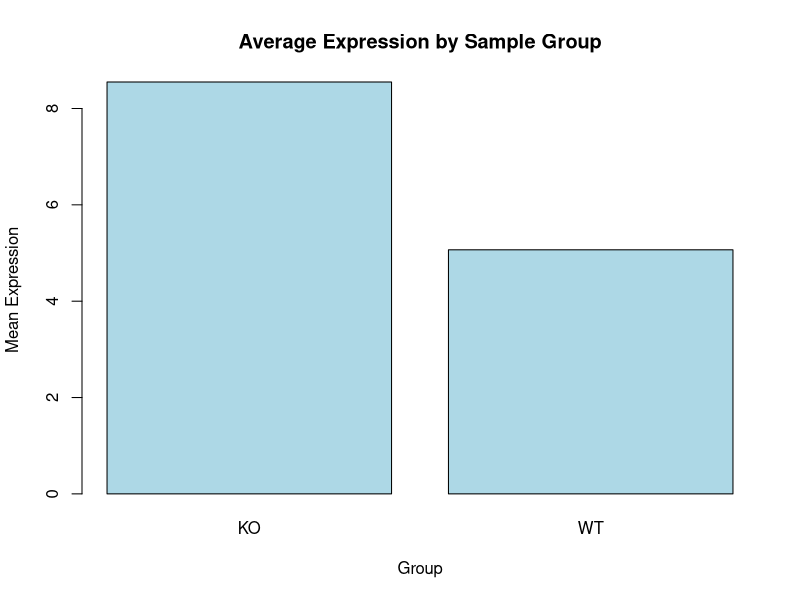
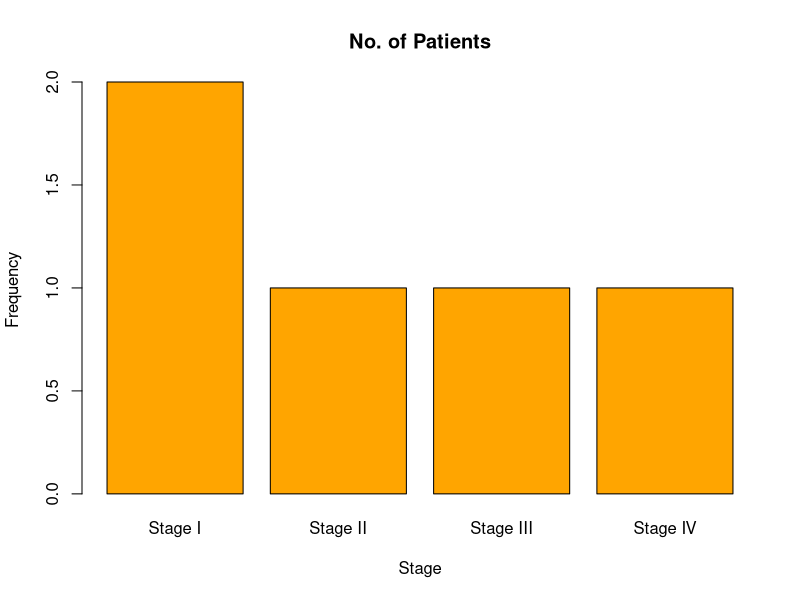
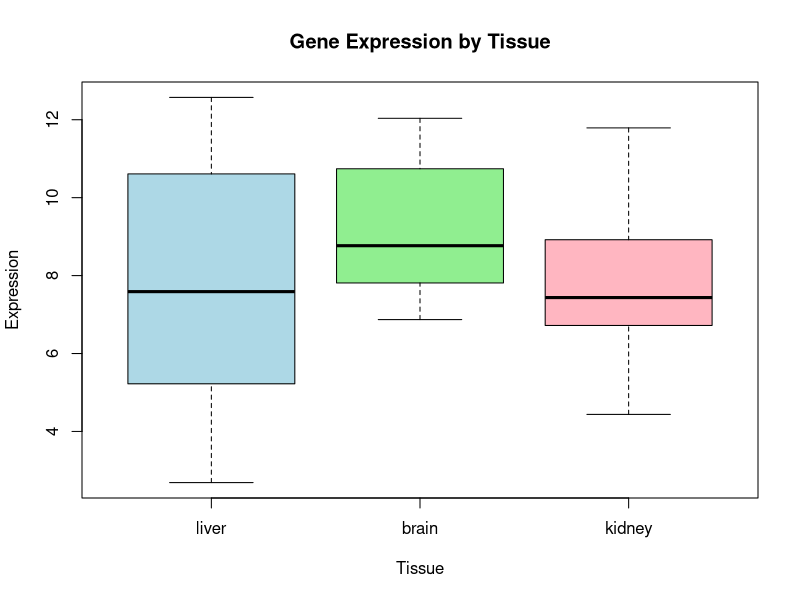

These figures' R source, in order:
## ---- chunk 1
species <- c("Lactobacillus", "Bacteroides", "Escherichia", "Bacteroides", "Lactobacillus")
species_factor <- factor(species, levels = c("Bacteroides", "Escherichia", "Lactobacillus"))

## ---- chunk 2
levels(species_factor)
## ---- chunk 3

disease_severity <- factor(c("Mild", "Severe", "Moderate"), levels = c("Mild", "Moderate", "Severe", "Critical"), ordered = TRUE)

## ---- chunk 4
disease_severity[1] < disease_severity[2]
## ---- chunk 5
prop <- prop.table(table(species_factor))

## ---- chunk 6
prop["Escherichia"]

## ---- chunk 7
prop[2]

## ---- chunk 8
#prop$Escherichia

## ---- chunk 9
# Create a data frame
gene_df <- data.frame(
  gene_id = c("BRCA1", "TP53", "MYC", "EGFR", "GAPDH"),
  expression = c(8.2, 6.1, 9.5, 7.0, 10.0),
  mutation = factor(c("Yes", "No", "Yes", "No", "No")),
  pathway = c("DNA Repair", "Apoptosis", "Cell Cycle", "Signaling", "Metabolism")
)

gene_df

## ---- chunk 10
gene_df[gene_df$expression > 7 & gene_df$mutation == "No", ]
## ---- chunk 11
samples <- c("WT", "KO", "WT", "KO", "WT")
expression <- c(5.2, 8.1, 4.3, 9.0, 5.7)
## ---- chunk 12
df <- data.frame(
  samples = samples,
  expression = expression
)

df

## ---- chunk 13
group_factor <- factor(samples)
group_factor

## ---- chunk 14
mean_expression <- tapply(expression, group_factor, mean)
#print mean values
mean_expression
## ---- chunk 15
barplot(mean_expression, 
        main = "Average Expression by Sample Group", 
        xlab = "Group", 
        ylab = "Mean Expression", 
        col = "lightblue")
## ---- chunk 16
subset_gene_df <- gene_df[gene_df$expression > 8 & gene_df$pathway %in% c("Cell Cycle", "Signaling"), ]



#print subset data

subset_gene_df
## ---- chunk 17
can_stage <- c("Stage I", "Stage III", "Stage II", "Stage IV", "Stage I")
can_stage_factor <- factor(can_stage, levels = c("Stage I", "Stage II", "Stage III", "Stage IV"), ordered = TRUE)
#print can_stage_factor
can_stage_factor

can_stage_factor[5] < can_stage_factor [2]
## ---- chunk 18
freq <- table(can_stage_factor)

freq



## ---- chunk 19
barplot(freq, 
        main = "No. of Patients", 
        xlab = "Stage", 
        ylab = "Frequency", 
        col = "orange")
## ---- chunk 20
gene_df$gene_data <- factor(c("Tumor Suppressor", "Tumor Suppressor", "Oncogene", "Oncogene", "Housekeeping"))


gene_df
## ---- chunk 21
oncogene_subset <- gene_df[gene_df$gene_data == "Oncogene" & gene_df$expression > 8, ]

#oncogene_subset
oncogene_subset

## ---- chunk 22
levels(gene_df$gene_data)

## ---- chunk 23
set.seed(42) # For reproducibility
gene_expr <- rnorm(30, mean = 8, sd = 2)
tissue <- rep(c("brain", "liver", "kidney"), each = 10)
tissue_factor <- factor(tissue, levels = c("liver", "brain", "kidney"))

tissue_factor
## ---- chunk 24
expr_data <- data.frame(
  tissue = tissue_factor,
  expression = gene_expr
)

#expr_data
head(expr_data)

## ---- chunk 25
boxplot(expression ~ tissue, 
        data = expr_data,
        main = "Gene Expression by Tissue",
        xlab = "Tissue",
        ylab = "Expression",
        col = c("lightblue", "lightgreen", "lightpink"))

## ---- chunk 26
sd_expression <- tapply(expr_data$expression, expr_data$tissue, sd)
sd_expression

## ---- chunk 27
max_sd_tissue <- names(sd_expression)[which.max(sd_expression)]
max_sd_value <- sd_expression[which.max(sd_expression)]
cat("The tissue with the highest sd is:", max_sd_tissue,", with SD =", round(max_sd_value, 2), "\n")
